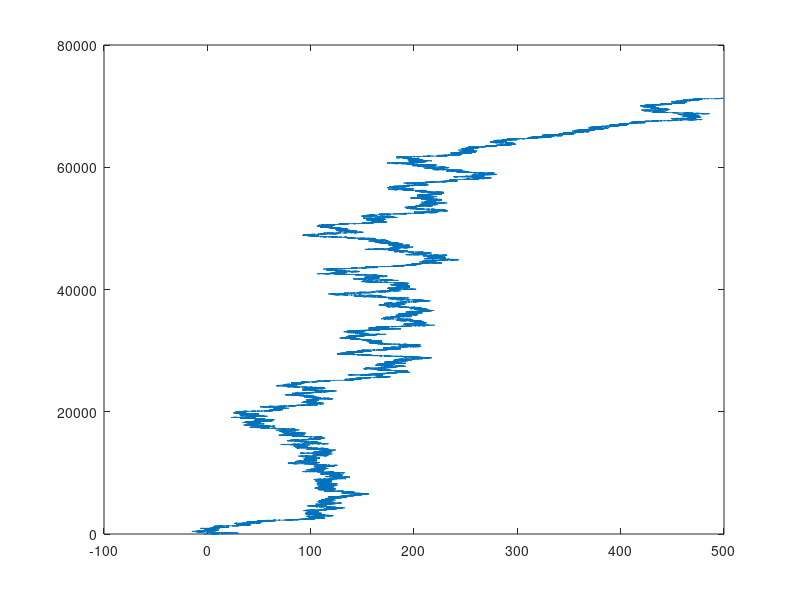

This chart was generated by the following MATLAB code: (Note: this script raises an error after producing the figure.)
clear

%gedächnisloser Walker
x = 0;
steps = 0;
x_val = [];
goal = 500;

while true
    if rand >= 0.5
        x = x+1;
    else
        x = x-1;
    end

    steps = steps + 1;
    x_val(steps) = x;

    if x == -goal | x == goal
        break;
    end
end

figure(1)
plot(x_val, 1:1:length(x_val))
title("Benötigte Schritte für gedächtnislosen Walker um +-"+goal+" zu erreichen: "+steps)

%Walker mit Gedächtnis
x = 0;
steps = 0;
x_val = [];
%1:rechts, 2:links
mem = zeros(2,goal*2+1);

while true
    %wenn schonmal auf dem Feld gewesen
    if x ~= 0 && sum(mem(:,goal+x+1)) ~= 0
        ri = mem(1,goal+x+1);
        li = mem(2,goal+x+1);
        pr = (ri+100) / (ri+li+200);

        if rand < pr
            x = x+1;
            if x~=0
                mem(1,goal+x+1) = mem(1,goal+x+1)+1;
            end
        else
            x = x-1;
            if x~=0
                mem(2,goal+x+1) = mem(2,goal+x+1)+1;
            end
        end
    %wenn erstes Mal auf dem Feld
    else
        if rand >= 0.5
            x = x+1;
            if x~=0
                mem(1,goal+x+1) = mem(1,goal+x+1)+1;
            end
        else
            x = x-1;
            if x~=0
                mem(2,goal+x+1) = mem(2,goal+x+1)+1;
            end
        end
    end

    steps = steps + 1;
    x_val(steps) = x;

    if x == -goal | x == goal
        break;
    end
end

figure(2)
plot(x_val, 1:1:length(x_val))
title("Benötigte Schritte für Walker mit Erinnerung um +-"+goal+" zu erreichen: "+steps)
